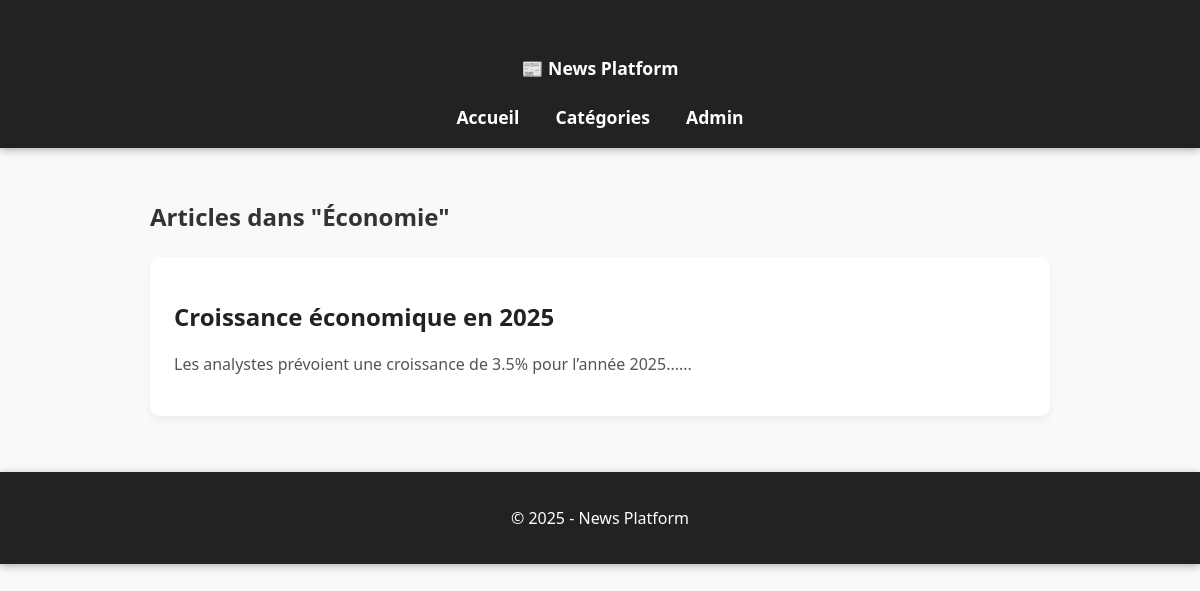
Screenshot of /category.php?id=3 with the database file from the repository.
### tables this page shows
CREATE TABLE IF NOT EXISTS categories (
    id INT AUTO_INCREMENT PRIMARY KEY,
    name VARCHAR(100) NOT NULL
);

CREATE TABLE IF NOT EXISTS articles (
    id INT AUTO_INCREMENT PRIMARY KEY,
    title VARCHAR(255) NOT NULL,
    content TEXT NOT NULL,
    image VARCHAR(255),
    published_at DATETIME DEFAULT CURRENT_TIMESTAMP,
    category_id INT,
    FOREIGN KEY (category_id) REFERENCES categories(id) ON DELETE SET NULL
);

### category.php (the view, shortened to what this page needs)
<?php
require_once 'config/db.php';
$id = (int)($_GET['id'] ?? 0);
$stmtCat = $pdo->prepare("SELECT name FROM categories WHERE id = ?");
$stmtCat->execute([$id]);
$cat = $stmtCat->fetch();
$stmt = $pdo->prepare("SELECT * FROM articles WHERE category_id = ? ORDER BY published_at DESC");
$stmt->execute([$id]);
$articles = $stmt->fetchAll();
include 'includes/header.php';
?>
<h2>Articles dans "<?php echo htmlspecialchars($cat['name']); ?>"</h2>
<?php foreach ($articles as $article): ?>
    <div class="card">
        <h3><a href="article.php?id=<?php echo $article['id']; ?>"><?php echo htmlspecialchars($article['title']); ?></a></h3>
        <p><?php echo nl2br(htmlspecialchars(substr($article['content'], 0, 200))) . '...'; ?></p>
    </div>
<?php endforeach; ?>
<?php include 'includes/footer.php'; ?>

### css/style.css (style rules this page uses)
body { font-family: 'Segoe UI', Tahoma, Geneva, Verdana, sans-serif; margin: 0; padding: 0; background: #f9f9f9; color: #333; transition: background-color 0.3s ease, color 0.3s ease; }
.card { background: white; padding: 1.5rem; margin: 1.5rem 0; border-radius: 10px; box-shadow: 0 4px 10px rgba(0,0,0,0.05); transition: box-shadow 0.3s ease, transform 0.3s ease; cursor: pointer; }
.card h3 a { color: #222; font-size: 1.5rem; text-decoration: none; transition: color 0.3s ease; }
.card p { line-height: 1.5; color: #555; }

### rows the page displays
categories: name "Économie"
articles: title "Croissance économique en 2025", content "Les analystes prévoient une croissance de 3.5% pour l’année 2025..."
